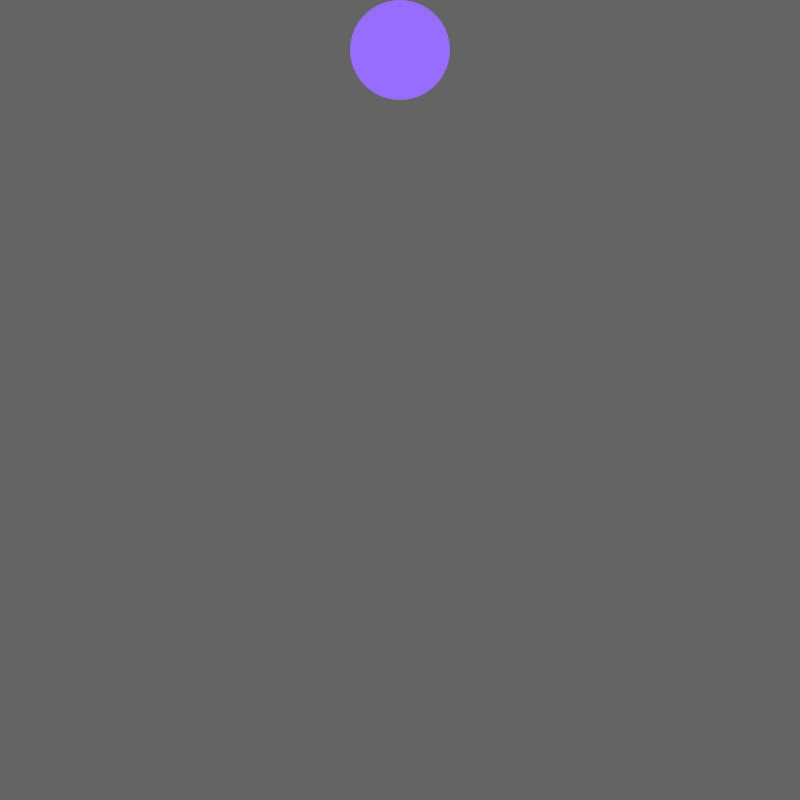
Frame 1 (no input)
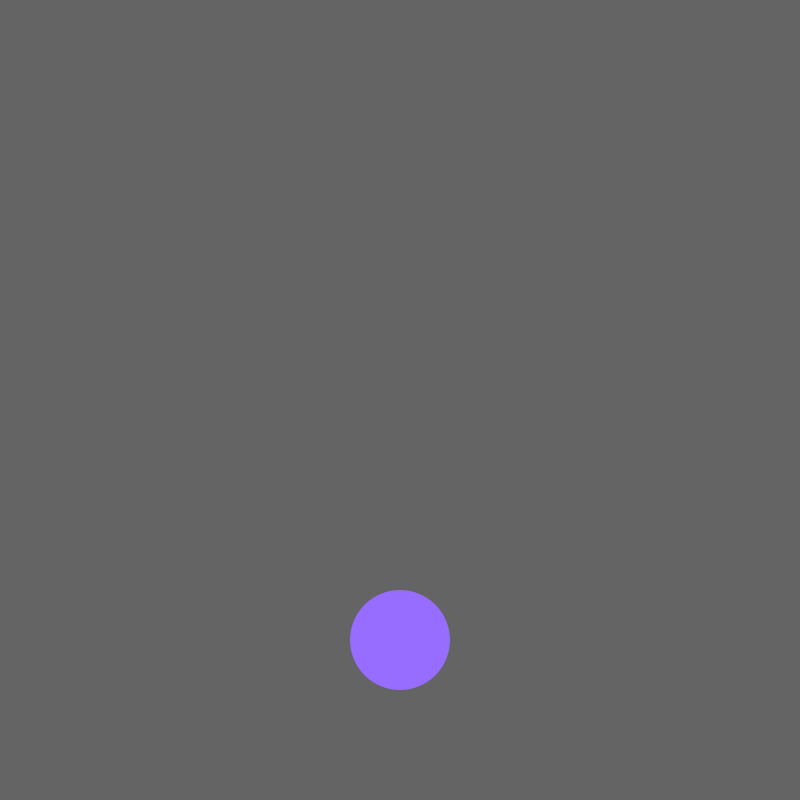
Frame 60 (the mouse pressed at the canvas centre just before this capture)
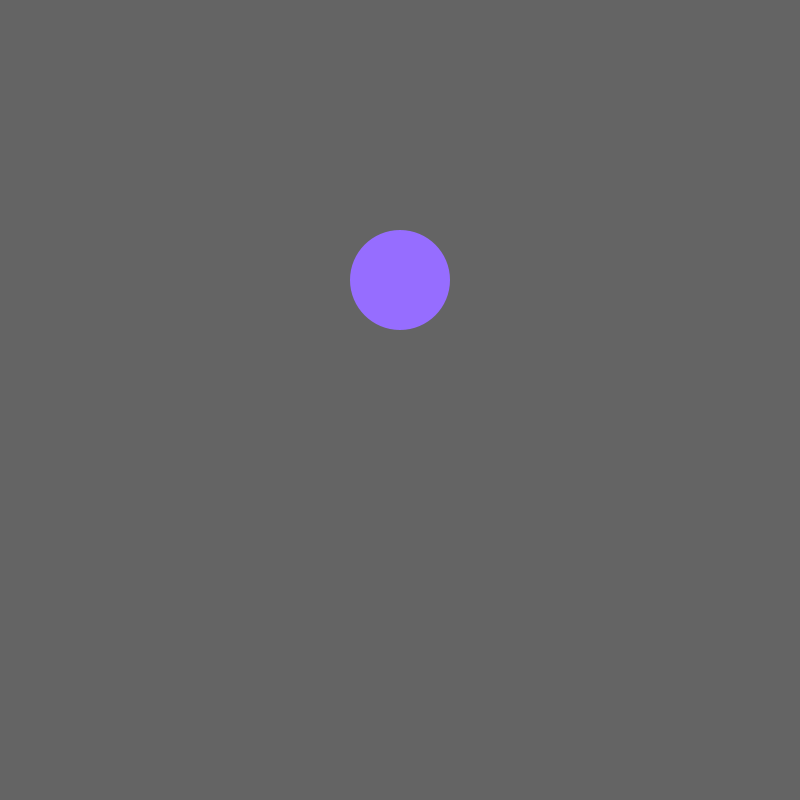
Frame 120 (the mouse held since frame 60 and released just before this capture)

The Processing sketch that drew these frames (run headless with seeded random() and noise(); from frame 60 on, the mouse is pressed at the canvas centre):

// Processing sketch: processing_110538
// ── processing_110538.pde


int diameter = 100;
int distance = diameter/2;
int speed = 10;
int direction = 1;


void setup() {
  size(800, 800);
  background(100);
  fill(150, 109, 255);
  noStroke();
}
void draw() {
  background(100);
  ellipse(width/2, distance, diameter, diameter);

  distance += speed*direction;

  if (distance>height-diameter/2 || distance<0+diameter/2) {
    direction = - direction;
  }

}
